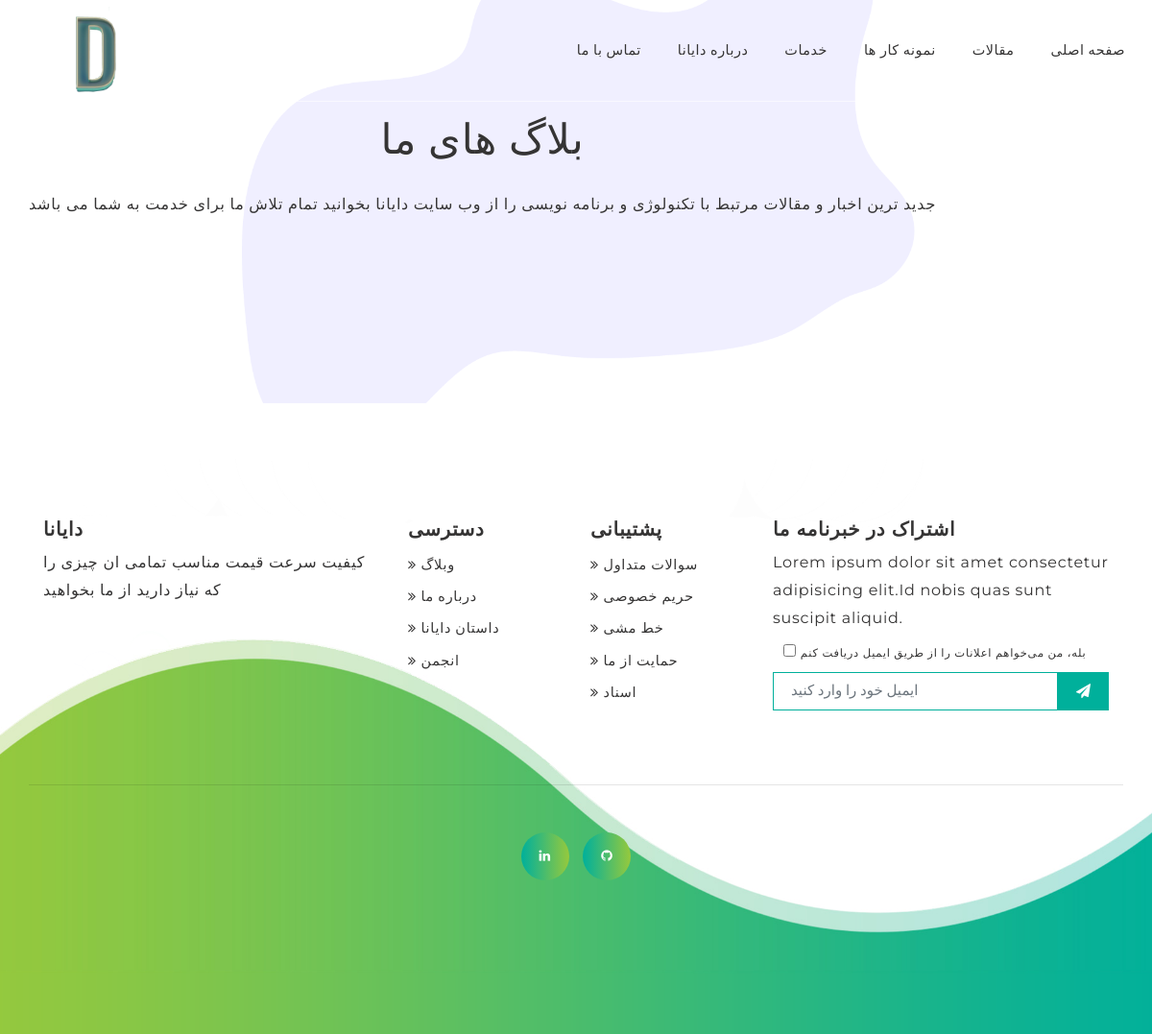
Before: /blog/ with the older database file.
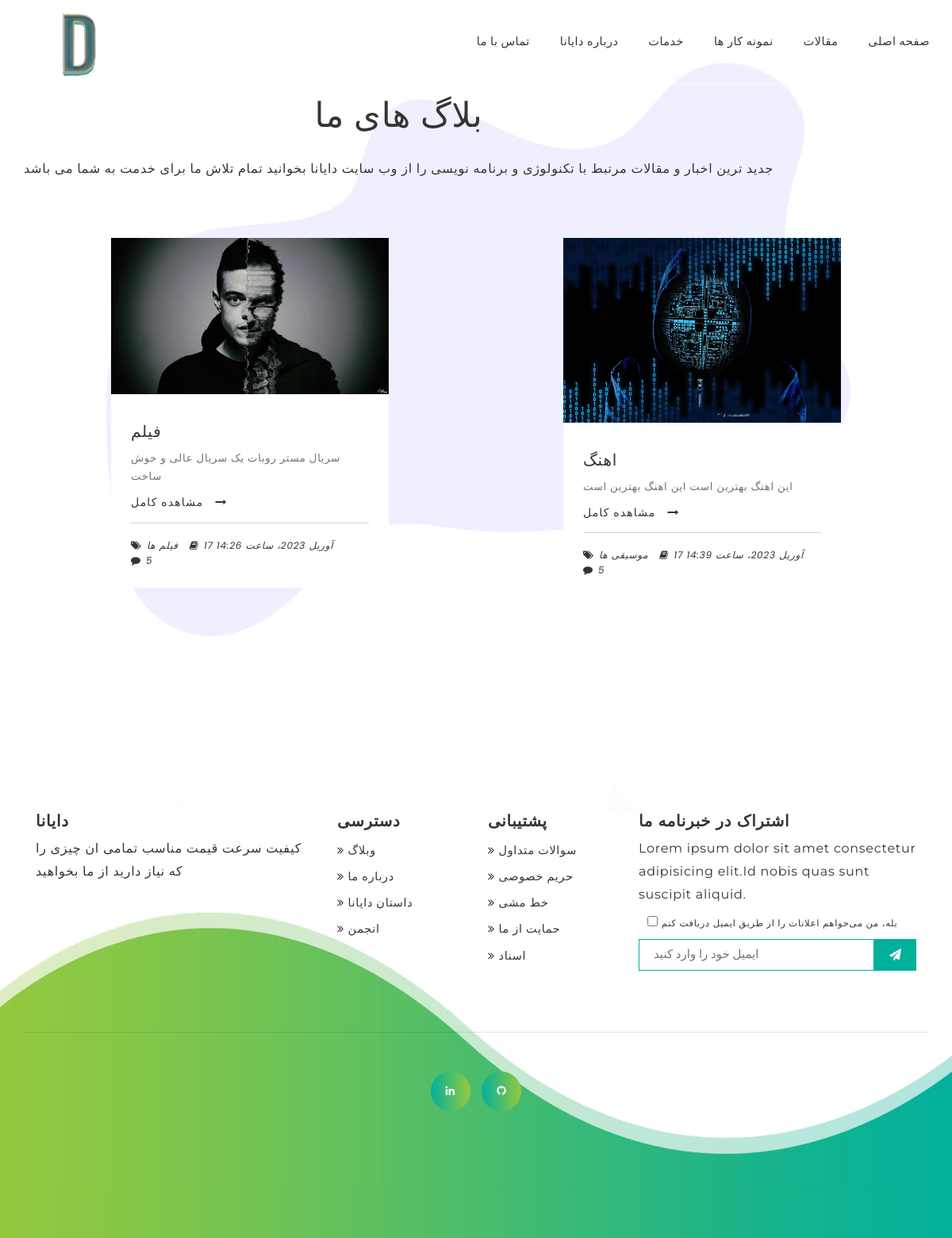
After: the same page with the newer database file.
### blog/models.py (models this page shows, shortened)
class Article(models.Model):
    title   = models.CharField(max_length=100, verbose_name="عنوان")
    content = models.TextField(verbose_name="محتوا")
    publish = models.BooleanField(default=True, verbose_name="انتشار")
    image   = models.ImageField(upload_to='images/', verbose_name="عکس")
    created_at = models.DateTimeField(auto_now_add=True)
    category   = models.CharField(max_length=50, verbose_name="دسته بندی")
    class Meta:
        verbose_name = "مقاله"
        verbose_name_plural = "مقاله ها"

### blog/views.py (the view)
# urls.py: path('blog/',blogs,name='blog'),
def blogs (request):
    blogs = Article.objects.filter(publish=True)
    context = {
        'blogs':blogs
    }
    return render(request,'blog.html',context)

### templates/blog.html
{% extends 'base.html' %}
{% block content%}
 <section class="blog padding" id="blog" data-scroll-index="6">
    <div class="container">
        <div class="row">
            <div class="text-center">
                <h2 class="heading-primary mb-5">بلاگ های ما</h2>
                <p class="mb-5">جدید ترین اخبار و مقالات مرتبط با تکنولوژی و برنامه نویسی را از وب سایت دایانا بخوانید تمام تلاش ما برای خدمت به شما می باشد </p>
            </div>
            {% for blog in blogs %}
            <div class="col-lg-4 col-md-6 col-sm-10 mx-auto">
                <div class="blog-img">
                    <img src={{blog.image.url}} alt="blog-image">
                </div>
                <div class="blog-item">
                    <div class="post-title">
                        <a href="#0">
                            <h3>{{blog.title}}</h3>
                        </a>
                    </div>
                    <div class="post-content">
                        <p>
                            {{blog.content}}
                        </p>
                        <a href="#0" class="button">مشاهده کامل<i class="fa fa-long-arrow-right"></i></a>
                    </div>
                    <div class="headerhr mt-4"></div>
                    <div class="post-meta">
                        <ul>
                            <li>
                                <i class="fa fa-tags"></i>
                                <span>{{blog.category}}</span>
                            </li>
                            <li>
                                <i class="fa fa-book"></i>
                                <span>{{blog.created_at}}</span>
                            </li>
                            <li>
                                <i class="fa fa-comment"></i>
                                <a href="#0">5</a>
                            </li>
                        </ul>
                    </div>
                </div>
            </div>
            {% endfor %}
        </div>
    </div>
</section>
{% endblock content%}

### templates/base.html (shortened to what this page needs)
<!DOCTYPE html>
<html lang="en">
<head>
    <link rel="stylesheet" href="/static/css/bootstrap.min.css">
    <link rel="stylesheet" href="/static/css/font-awesome-4.7.0/css/font-awesome.min.css">
    <link href="/static/css/magnific-popup.css" rel="stylesheet">
    <link href="/static/css/owl.carousel.min.css" rel="stylesheet">
    <link href="/static/css/owl.theme.default.min.css" rel="stylesheet">
    <link rel=" stylesheet" href="/static/css/style.css">
</head>
<body>
    <nav class="navbar navbar-expand-lg">
        <a class="navbar-brand" href="{% url 'home' %}">
            <img src="/static/img/logo.png" alt="header-Logo" class="logo"></a>
        <div class="collapse navbar-collapse" id="navbarText">
            <ul class="navbar-nav ml-auto line">
                <li class="nav-item">
                    <a style="font-family: Tahoma ;" class="nav-link" href="{% url 'contact' %}" >   تماس با ما  </a>
                </li>
                <li class="nav-item">
                    <a style="font-family: Tahoma ;" class="nav-link" href="{% url 'about' %}" > درباره دایانا</a>
                </li>
                <li class="nav-item">
                    <a style="font-family: Tahoma ;" class="nav-link" href="{% url 'services' %}" >خدمات </a>
                </li>
                <li class="nav-item">
                    <a style="font-family: Tahoma ;" class="nav-link" href="{% url 'portfolio' %}" >  نمونه کار ها</a>
                </li>
                <li class="nav-item">
                    <a style="font-family: Tahoma ;" class="nav-link" href="{% url 'blog' %}">مقالات</a>
                </li>
                <li class="nav-item">
                    <a style="font-family: Tahoma ;" class="nav-link" href="{% url 'home' %}" >  صفحه اصلی </a>
                </li>
            </ul>
        </div>
    </nav>
    {% block content %}
    {% endblock content %}
    <section class="footer padding">
        <div class="container">
            <div class="row">
                <div class="col-lg-4 col-md-6 mb-sm-5 mb-3">
                    <h3  class="heading-tertiary mb-3"> دایانا</h3>
                    <p>کیفیت سرعت قیمت مناسب تمامی ان چیزی را که نیاز دارید از ما بخواهید </p>
                </div>
                <div class="col-lg-2 col-md-6 mb-sm-5 mb-3">
                    <h3  class="heading-tertiary mb-3">دسترسی </h3>
                    <ul>
                        <li><i class="fa fa-angle-double-right"></i>
                            <a  style="font-family: Tahoma ;" href="{% url 'blog' %}"> وبلاگ </a>
                        </li>
                        <li><i class="fa fa-angle-double-right"></i>
                            <a style="font-family: Tahoma ;" href="{% url 'about' %}">درباره ما </a>
                        </li>
                        <li><i class="fa fa-angle-double-right"></i>
                            <a style="font-family: Tahoma ;" href="#0">داستان دایانا</a>
                        </li>
                        <li><i class="fa fa-angle-double-right"></i>
                            <a style="font-family: Tahoma ;" href="#0"> انجمن </a>
                        </li>
                    </ul>
                </div>
                <div class="col-lg-2 col-md-6 mb-sm-5 mb-3">
                    <h3 class="heading-tertiary mb-3">پشتیبانی</h3>
                    <ul>
                        <li><i class="fa fa-angle-double-right"></i>
                            <a style="font-family: Tahoma ;" href="#0">سوالات متداول</a>
                        </li>
                        <li><i class="fa fa-angle-double-right"></i>
                            <a style="font-family: Tahoma ;" href="#0">حریم خصوصی</a>
                        </li>
                        <li><i class="fa fa-angle-double-right"></i>
                            <a style="font-family: Tahoma ;" href="#0">خط مشی</a>
                        </li>
                        <li><i class="fa fa-angle-double-right"></i>
                            <a style="font-family: Tahoma ;" href="#0">حمایت از ما</a>
                        </li>
                        <li><i class="fa fa-angle-double-right"></i>
                            <a style="font-family: Tahoma ;" href="#0">اسناد</a>
                        </li>
                    </ul>
                </div>
                <div class="col-lg-4 col-md-6 mb-sm-5 mb-3">
                    <h3 class="heading-tertiary mb-3">اشتراک در خبرنامه ما</h3>
                    <p>Lorem ipsum dolor sit amet consectetur adipisicing elit.Id nobis
                        quas sunt suscipit aliquid.</p>
                    <form class="form mt-3">
                        <div class="form-check mb-3"> <label class="form-check-label"> <input type="checkbox"
                                    name="checkbox"> <small>بله، من می‌خواهم اعلانات را از طریق ایمیل دریافت کنم
                                </small></label>
                        </div>
                        <div class="input-group">
                            <input style="font-family: Tahoma ;" name="email" type="email" class="form-control" placeholder="ایمیل خود را وارد کنید"
                                required>
                            <button class="btn" type="submit"><i class="fa fa-paper-plane"></i></button>
                        </div>
                    </form>
                </div>
            <hr class="clearfix w-100 color-dark">
            <div class="offset-md-3 col-md-6 offset-md-3">
                <div class="social-links">
                    <ul>
                        <li><a href="https://www.linkedin.com/in/dayana-programming-family-92ba2825b/"><i class="fa fa-linkedin fa-fw"></i></a></li>
                        <li><a href="https://github.com/Dayana-World"><i class="fa fa-github fa-fw"></i></a></li>
                    </ul>
                </div>
            </div>
        </div>
</section>
</body>
</html>

Changed rows visible on the page:
added Article: image (picture), title "فیلم", content "سریال مستر روبات یک سریال عالی و خوش ساخت", category "فیلم ها", created_at "17 آوریل 2023، ساعت 14:26"
added Article: image (picture), title "اهنگ", content "این اهنگ بهترین است این اهنگ بهترین است", category "موسیقی ها", created_at "17 آوریل 2023، ساعت 14:39"
